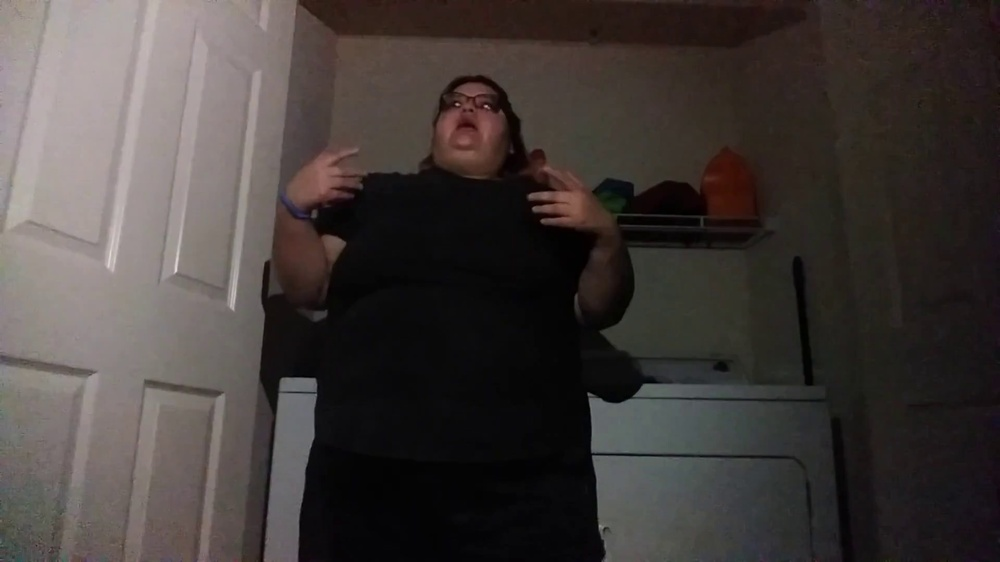
#> input picture sample_frame.jpg, 1000 x 562 px, shrunk from 1920 x 1080 before the run, found by its file name
$ jupyter execute svd.ipynb
#> lines starting #> are read from the running program, lines starting #| are printed output that depends on the picture
[cell 1]
import numpy as np
import matplotlib.pyplot as plt
import cv2
import os

def analyze_svd(image_path):
    # The '../' is essential because the notebook is in the 'notebooks' folder
    img = cv2.imread(image_path, 0)
#> img: shape (562, 1000); min 0, max 220, mean 62

    if img is None:
        print(f"❌ Error: Could not find image at {image_path}")
        return

    # Perform SVD
    U, S, Vt = np.linalg.svd(img, full_matrices=False)
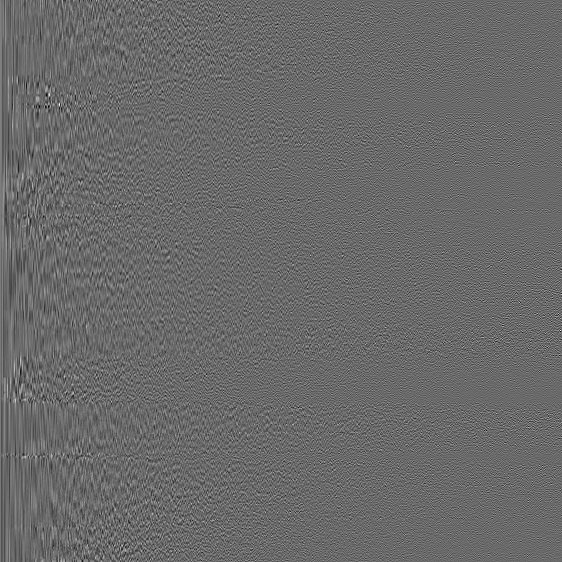
#> U: shape (562, 562) float64; min -0.252, max 0.355, mean 6.81e-05; drawn with min black and max white
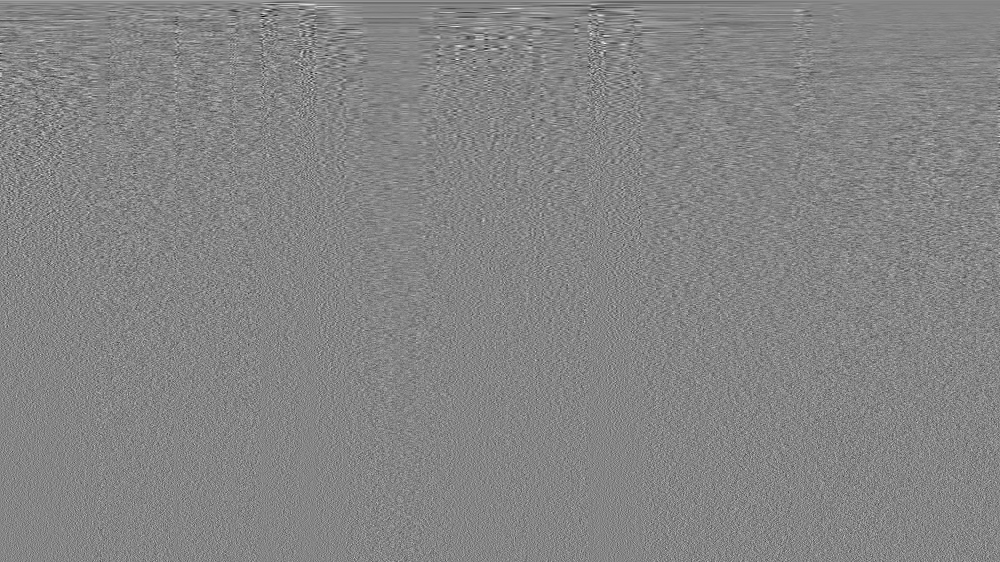
#> Vt: shape (562, 1000) float64; min -0.259, max 0.237, mean 2.22e-05; drawn with min black and max white
#> S = 562 values, max 57842.9 at index 0, min 2.98 at index 561, mean 243.6

    # Plotting
    plt.figure(figsize=(8, 5))
    plt.semilogy(S)
    plt.title('Singular Value Spectrum (Forensic Analysis)')
    plt.xlabel('Rank')
    plt.ylabel('Singular Value (Log Scale)')

    # Save the result 'up' one level into the results folder
    output_path = '../results/svd_spectrum.png'
    plt.savefig(output_path)
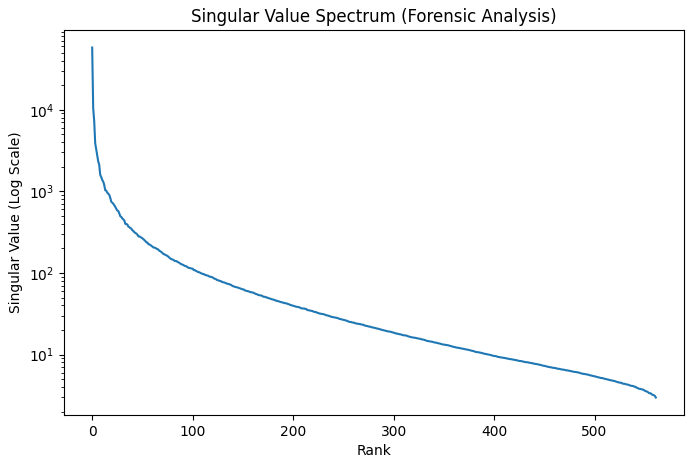
#> figure drawn by matplotlib, 1 panel; curve peaks at x = 0, y = 57842.9
    plt.show()
    print(f"✅ Success! Diagram saved to {output_path}")

# Run the function
analyze_svd('../data/processed/videos/sample_frame.jpg')
